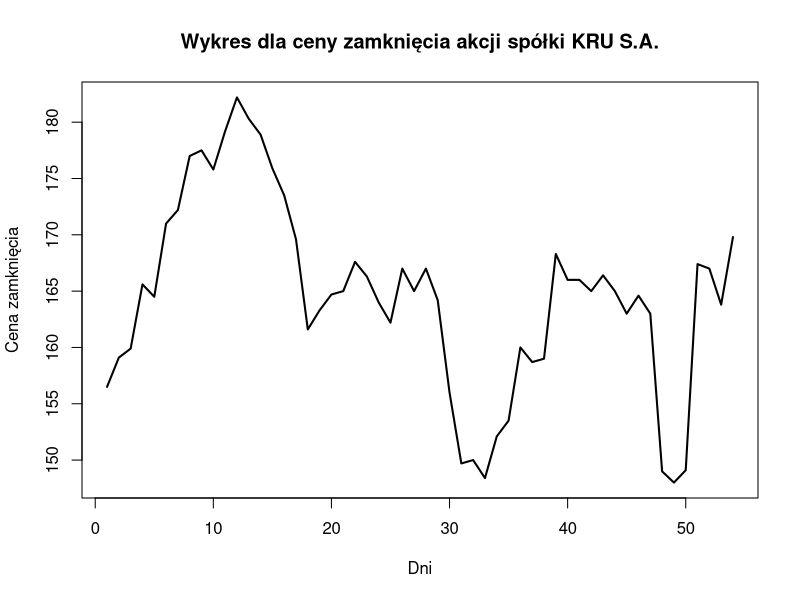
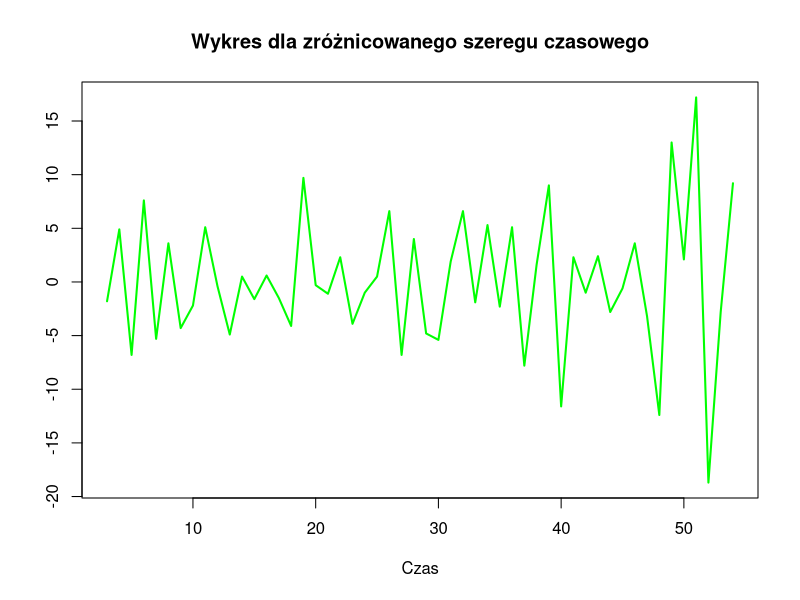
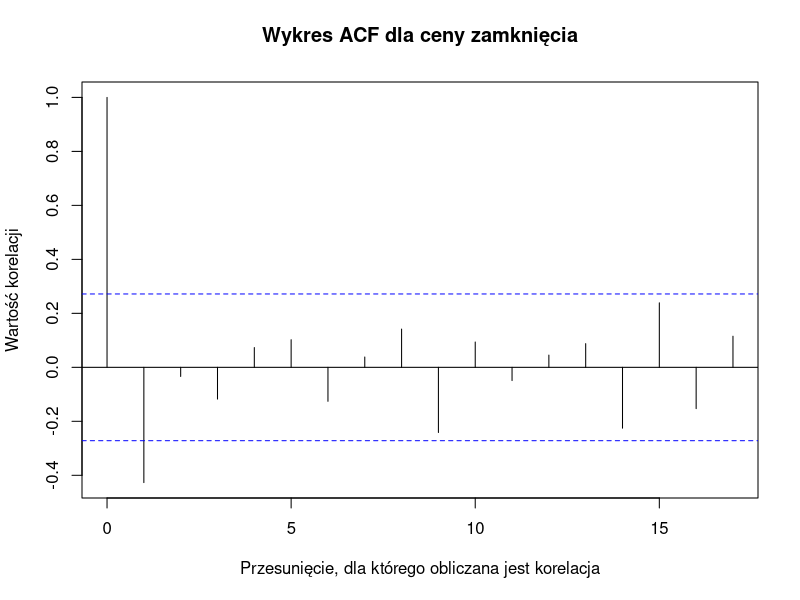
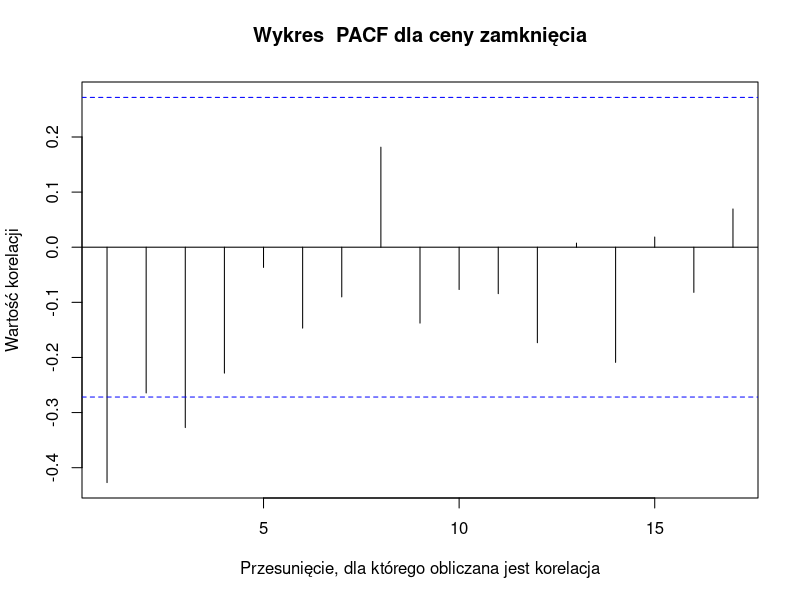
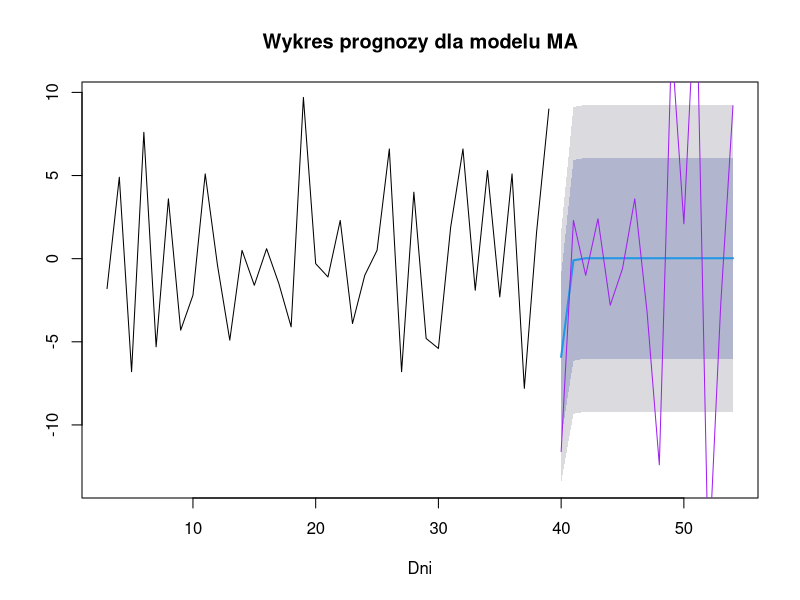
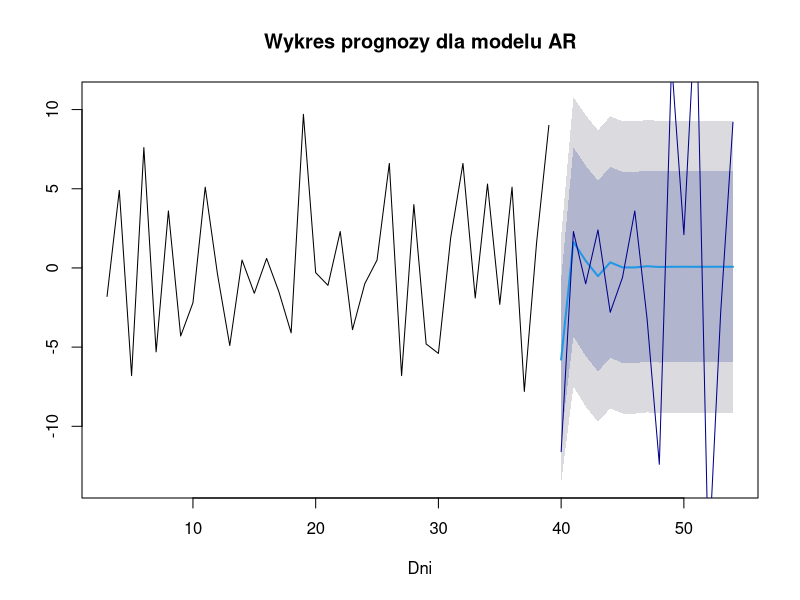
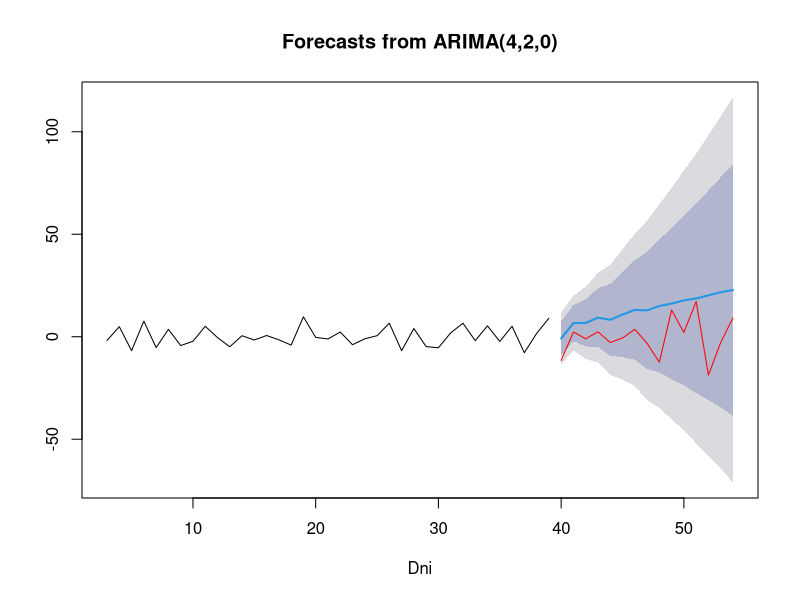

The R script that drew these images, in order:
## ---- chunk 1
#Wczytanie blibiotek
library(tseries)
library(forecast)
library(dplyr)
## ---- chunk 2
#Wczytanie danych
dane <- read.csv("Kielbik-kru_d.csv")[,1:5]
head(dane)

#Zamiana danych w szereg czasowy
szer_czas <- ts(dane$Zamkniecie , frequency = 1)
head(szer_czas)
## ---- chunk 3
plot(dane$Zamkniecie, 
     type = 'l', 
     lwd = "2",
     main = "Wykres dla ceny zamknięcia akcji spółki KRU S.A.",
     xlab = "Dni",
     ylab = "Cena zamknięcia")
## ---- chunk 4
adf1=adf.test(szer_czas)
adf1
## ---- chunk 5
adf2=adf.test(diff(szer_czas))
adf2
## ---- chunk 6
df3=diff(diff(szer_czas))
adf3=adf.test(df3)
adf3
## ---- chunk 7
plot(df3,
     type = "l",
     lwd = "2",
     main = "Wykres dla zróżnicowanego szeregu czasowego",
     col = "green",
     xlab = "Czas",
     ylab = "  ")
## ---- chunk 8
#Wykres ACF
acf(df3,
    main = "Wykres ACF dla ceny zamknięcia",
    xlab = "Przesunięcie, dla którego obliczana jest korelacja",
    ylab = "Wartość korelacji")

#Wykres PACF
pacf(df3,
     main = "Wykres  PACF dla ceny zamknięcia",
     xlab = "Przesunięcie, dla którego obliczana jest korelacja",
     ylab = "Wartość korelacji")
## ---- chunk 9
#Zbiór uczący
zb_ucz = window(df3,end = 39)

#Zbiór testowy
zb_test = window(df3, start = 40)
## ---- chunk 10
MA <- arima(zb_ucz, order = c(0,0,2))
summary(MA)
## ---- chunk 11
prognoza_MA = forecast(MA,h=length(zb_test))
prognoza_MA
## ---- chunk 12
plot(prognoza_MA,
     main= "Wykres prognozy dla modelu MA",
     xlab= "Dni")
lines(zb_test, col="purple")
## ---- chunk 13
AR <- arima(zb_ucz, order = c(2,0,0))
summary(AR)
## ---- chunk 14
prognoza_AR = forecast(AR,h=length(zb_test))
prognoza_AR
## ---- chunk 15
plot(prognoza_AR,
     main= "Wykres prognozy dla modelu AR",
     xlab= "Dni")
lines(zb_test, col="dark blue")
## ---- chunk 16
ARIMA <- auto.arima(zb_ucz, d =2)
summary(ARIMA)
## ---- chunk 17
prognoza_ARIMA = forecast(ARIMA,h=length(zb_test))
prognoza_ARIMA
## ---- chunk 18
plot(prognoza_ARIMA,
     xlab= "Dni")
lines(zb_test, col="red")
## ---- chunk 19
#Model MA
bl_MA=mean(((prognoza_MA$mean - zb_test)^2))
bl_MA

#Model AR
bl_AR=mean(((prognoza_AR$mean - zb_test)^2))
bl_AR

#Model ARIMA
bl_ARIMA=mean(((prognoza_ARIMA$mean - zb_test)^2))
bl_ARIMA
